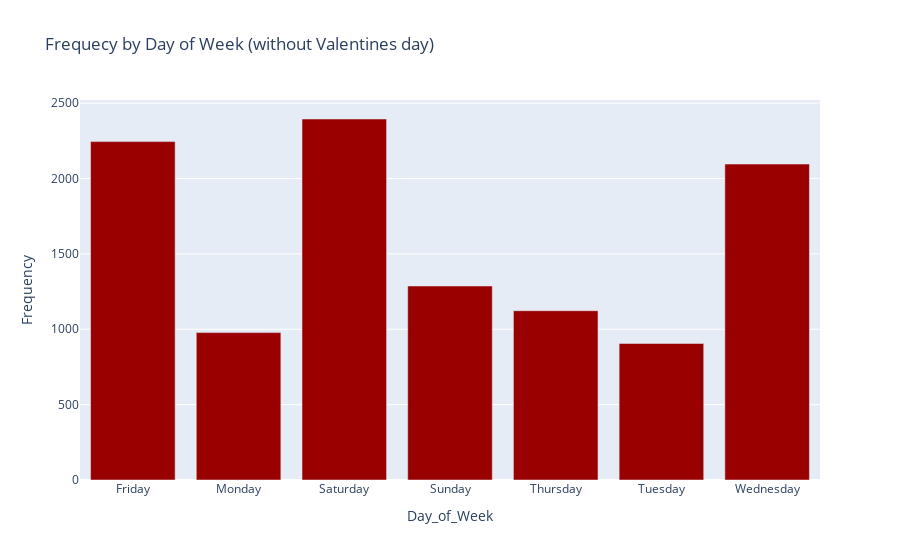

Write notebook code for a chart like this one.
### Code cell
week=dataset_days.groupby(['Day_of_Week']).sum('Frequency')
week.reset_index(drop=False,inplace=True)
#Visits by day of week
fig = px.bar(week, x='Day_of_Week',y='Frequency',title='Frequecy by Day of Week (without Valentines day)', color_discrete_sequence=["#990000"])
figure = go.Figure(data=fig)
figure.show()


#Even Without Valentines day in dataset Wednesday have more than averge fequncy, so there might be some promotion hapening on wednesdays

### Figure 1 — Plotly figure (JSON) as saved in the notebook; plotly's stock layout.template omitted (floating-point values rounded to 4 significant figures)
{"data": [{"alignmentgroup": "True", "hovertemplate": "Day_of_Week=%{x}<br>Frequency=%{y}<extra></extra>", "legendgroup": "", "marker": {"color": "#990000", "pattern": {"shape": ""}}, "name": "", "offsetgroup": "", "orientation": "v", "showlegend": false, "textposition": "auto", "type": "bar", "x": ["Friday", "Monday", "Saturday", "Sunday", "Thursday", "Tuesday", "Wednesday"], "xaxis": "x", "y": [2245, 978, 2395, 1287, 1123, 906, 2096], "yaxis": "y"}], "layout": {"barmode": "relative", "legend": {"tracegroupgap": 0}, "title": {"text": "Frequecy by Day of Week (without Valentines day)"}, "xaxis": {"anchor": "y", "domain": [0, 1], "title": {"text": "Day_of_Week"}}, "yaxis": {"anchor": "x", "domain": [0, 1], "title": {"text": "Frequency"}}}}
